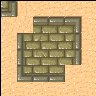

This game map was drawn from its Tiled (.tmx) file and the tilesets committed beside it. A one-line description and the full map source follow:
An orthogonal 3x3 tile map with 32x32 px tiles, 1 tile layer (Tile Layer 1) and 3 objects (rectangle, line, polygon).

<map version="1.0" orientation="orthogonal" width="3" height="3" tilewidth="32" tileheight="32">
 <tileset firstgid="1" name="tmw_desert_spacing" tilewidth="32" tileheight="32" spacing="1" margin="1">
  <tileoffset x="1" y="1" />
  <image source="tmw_desert_spacing.png" width="265" height="199" />
 </tileset>
 <layer name="Tile Layer 1" width="3" height="3">
  <data>
   <tile gid="3758096385" />
   <tile gid="2" />
   <tile gid="3" />
   <tile gid="9" />
   <tile gid="10" />
   <tile gid="11" />
   <tile gid="17" />
   <tile gid="18" />
   <tile gid="30" />
  </data>
 </layer>
 <objectgroup name="Object Layer 1" width="3" height="3">
  <properties>
   <property name="test2" value="2" />
   <property name="testname" value="testvalue" />
  </properties>
  <object name="laatikko" type="rectangle" x="0" y="2" width="42" height="27">
   <properties>
    <property name="asdf" value="sdfa" />
   </properties>
  </object>
  <object name="viiva" type="line" x="6" y="91">
   <properties>
    <property name="hur" value="dur" />
   </properties>
   <polyline points="0,0 19,-2 21,-18 38,-19 38,-4 52,-3" />
  </object>
  <object name="kolmio" type="polygon" x="68" y="19">
   <properties>
    <property name="derp" value="durp" />
   </properties>
   <polygon points="0,0 -10,24 17,25" />
  </object>
 </objectgroup>
</map>
